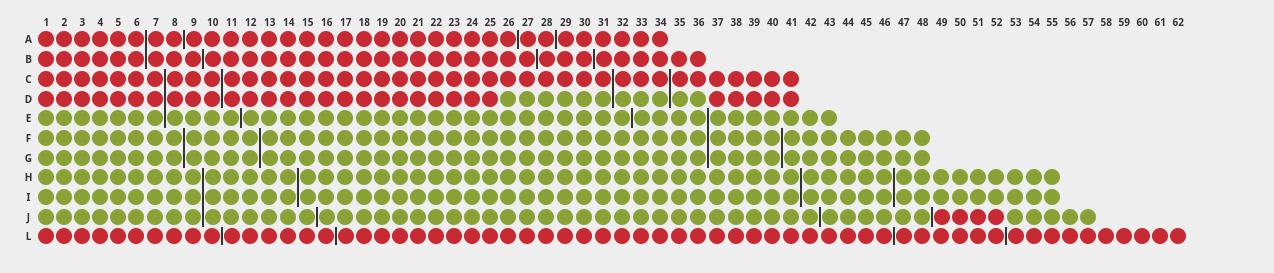
#> input picture data/Screenshot_2022-03-17_12-20-42.png, 1274 x 273 px; its folder holds only this picture in this run
$ python main.py
#> lines starting #> are read from the running program, lines starting #| are printed output that depends on the picture
### detect_circles.py
import cv2
import numpy as np

def detect_circles(image):

#> called with image = 'Screenshot_2022-03-17_12-20-42.png'
    img = cv2.imread("data/" + image, 0)
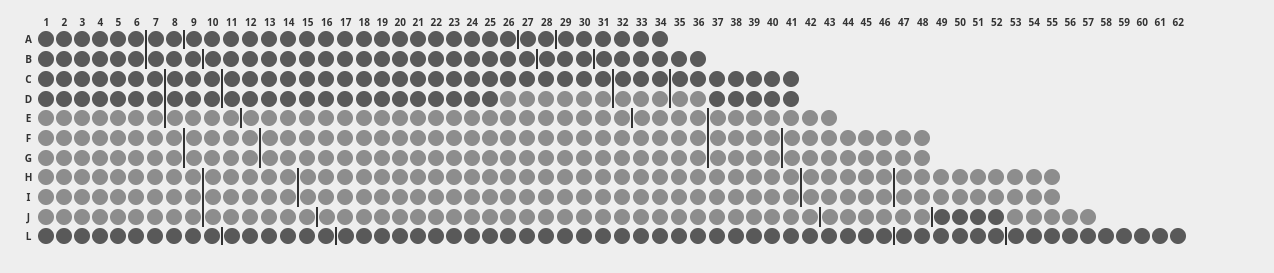
#> img: shape (273, 1274); min 51, max 238, mean 200.3
    cimg = cv2.cvtColor(img,cv2.COLOR_GRAY2BGR)

    circles = cv2.HoughCircles(img,cv2.HOUGH_GRADIENT,1,5,
                            param1=118,param2=8,minRadius=8,maxRadius=10)
#> circles = 520 rows, first 8: [45.5, 38.5, 8.2], [45.5, 58.5, 8.2], [45.5, 78.5, 8.2], [45.5, 98.5, 8.2], [45.5, 117.5, 8.2], [45.5, 137.5, 8.2], [45.5, 157.5, 8.2], [45.5, 176.5, 8.2]

    circles = np.uint16(np.around(circles))
#> circles = 520 rows, first 8: [46, 38, 8], [46, 58, 8], [46, 78, 8], [46, 98, 8], [46, 118, 8], [46, 138, 8], [46, 158, 8], [46, 176, 8]
    print(circles[0,:])
#> (printed output is left out)
    for i in circles[0,:]:
    # draw the outer circle
        cv2.circle(cimg,(i[0],i[1]),i[2],(0,255,0),1)
        # draw the center of the circle
        cv2.circle(cimg,(i[0],i[1]),2,(0,0,255),1)
#> this loop made 520 passes
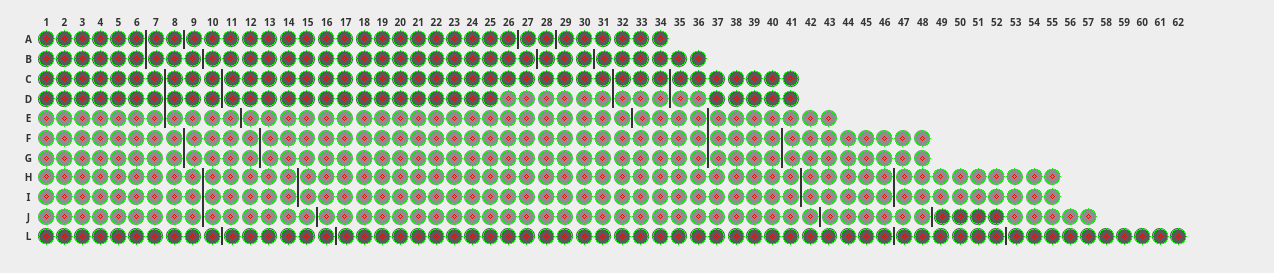
#> cimg: shape (273, 1274, 3); mean B, G, R 189.2, 206, 192.2

    #cv2.imshow('detected circles',cimg)
    cv2.imwrite("output/" + image + ".png", cimg)
    #cv2.waitKey(0)
    #cv2.destroyAllWindows()

    return circles.shape[1]

### main.py
import detect_circles as dc
import os


if __name__ == "__main__":

    data_folder = "data/"
    total_count = 0
    images = os.listdir(data_folder)

    for image in images:

        count_image = dc.detect_circles(image = image)
#> count_image = 520
        total_count += count_image
#> total_count = 520
    print(total_count)
#| 520

$ run again, on data/Screenshot_2022-03-17_12-21-27.png
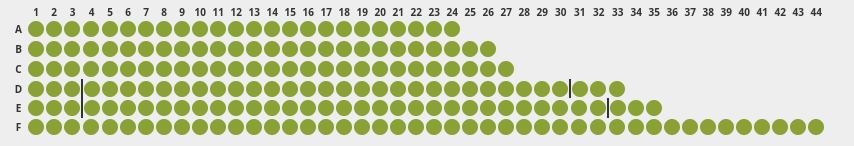
#> input picture data/Screenshot_2022-03-17_12-21-27.png, 854 x 146 px
#> in detect_circles, `img = cv2.imread("data/" + image, 0)`:
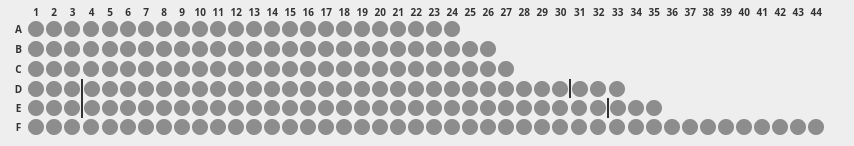
#> img: shape (146, 854); min 51, max 238, mean 205.6
#> in detect_circles, `circles = cv2.HoughCircles(img,cv2.HOUGH_GRADIENT,1,5, param1=118,para..`: circles = 190 rows, first 8: [35.5, 28.5, 8.2], [35.5, 48.5, 8.2], [35.5, 68.5, 8.2], [35.5, 88.5, 8.2], [35.5, 107.5, 8.2], [35.5, 126.5, 8.2], [53.5, 28.5, 8.2], [53.5, 48.5, 8.2]
#> in detect_circles, `circles = np.uint16(np.around(circles))`: circles = 190 rows, first 8: [36, 28, 8], [36, 48, 8], [36, 68, 8], [36, 88, 8], [36, 108, 8], [36, 126, 8], [54, 28, 8], [54, 48, 8]
#> (printed output is left out)
#> the loop in detect_circles, `for i in circles[0,:]:` made 190 passes
#> after the loop in detect_circles, `for i in circles[0,:]:`:
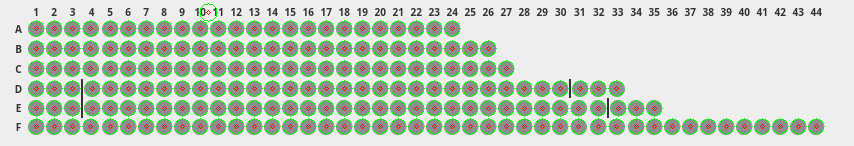
#> cimg: shape (146, 854, 3); mean B, G, R 192.9, 210, 196
#| 190

$ run again, on data/Screenshot_2022-03-17_12-21-38.png
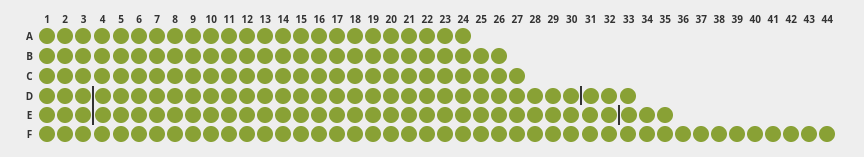
#> input picture data/Screenshot_2022-03-17_12-21-38.png, 864 x 157 px
#> in detect_circles, `img = cv2.imread("data/" + image, 0)`:
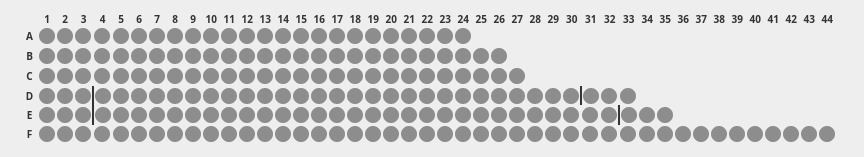
#> img: shape (157, 864); min 51, max 238, mean 208.2
#> in detect_circles, `circles = cv2.HoughCircles(img,cv2.HOUGH_GRADIENT,1,5, param1=118,para..`: circles = 190 rows, first 8: [46.5, 35.5, 8.2], [46.5, 55.5, 8.2], [46.5, 75.5, 8.2], [46.5, 95.5, 8.2], [46.5, 114.5, 8.2], [46.5, 133.5, 8.2], [64.5, 35.5, 8.2], [64.5, 55.5, 8.2]
#> in detect_circles, `circles = np.uint16(np.around(circles))`: circles = 190 rows, first 8: [46, 36, 8], [46, 56, 8], [46, 76, 8], [46, 96, 8], [46, 114, 8], [46, 134, 8], [64, 36, 8], [64, 56, 8]
#> (printed output is left out)
#> the loop in detect_circles, `for i in circles[0,:]:` made 190 passes
#> after the loop in detect_circles, `for i in circles[0,:]:`:
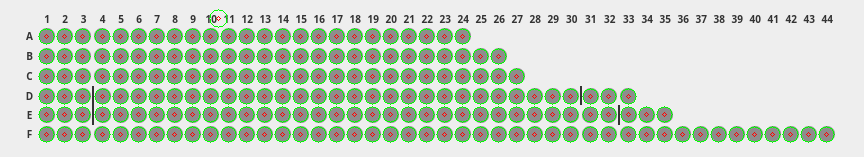
#> cimg: shape (157, 864, 3); mean B, G, R 196.6, 212.3, 199.4
#| 190

$ run again, on data/Screenshot_2022-03-17_12-21-51.png
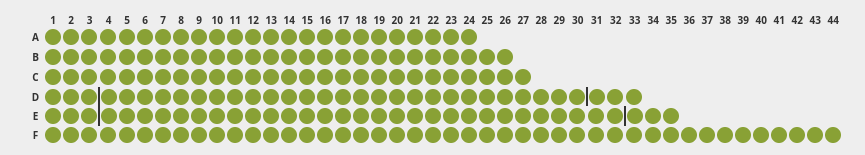
#> input picture data/Screenshot_2022-03-17_12-21-51.png, 865 x 155 px
#> in detect_circles, `img = cv2.imread("data/" + image, 0)`:
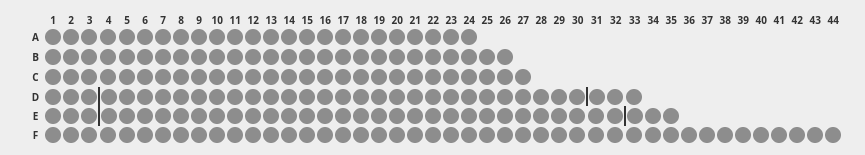
#> img: shape (155, 865); min 51, max 238, mean 207.9
#> in detect_circles, `circles = cv2.HoughCircles(img,cv2.HOUGH_GRADIENT,1,5, param1=118,para..`: circles = 190 rows, first 8: [52.5, 36.5, 8.2], [52.5, 56.5, 8.2], [52.5, 76.5, 8.2], [52.5, 96.5, 8.2], [52.5, 115.5, 8.2], [52.5, 134.5, 8.2], [70.5, 36.5, 8.2], [70.5, 56.5, 8.2]
#> in detect_circles, `circles = np.uint16(np.around(circles))`: circles = 190 rows, first 8: [52, 36, 8], [52, 56, 8], [52, 76, 8], [52, 96, 8], [52, 116, 8], [52, 134, 8], [70, 36, 8], [70, 56, 8]
#> (printed output is left out)
#> the loop in detect_circles, `for i in circles[0,:]:` made 190 passes
#> after the loop in detect_circles, `for i in circles[0,:]:`:
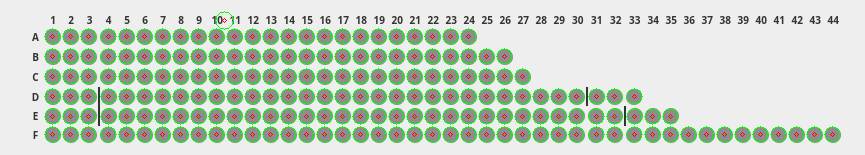
#> cimg: shape (155, 865, 3); mean B, G, R 196.1, 212, 199
#| 190

$ run again, on data/Screenshot_2022-03-17_12-20-55.png
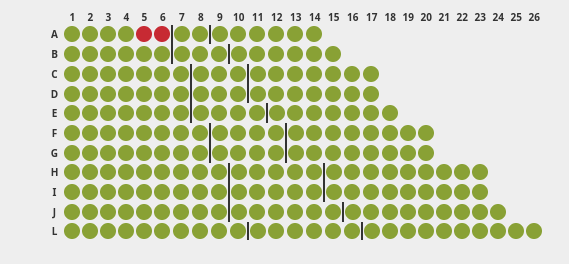
#> input picture data/Screenshot_2022-03-17_12-20-55.png, 569 x 264 px
#> in detect_circles, `img = cv2.imread("data/" + image, 0)`:
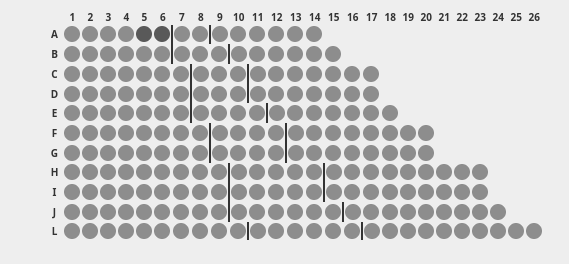
#> img: shape (264, 569); min 51, max 238, mean 207.3
#> in detect_circles, `circles = cv2.HoughCircles(img,cv2.HOUGH_GRADIENT,1,5, param1=118,para..`: circles = 217 rows, first 8: [71.5, 33.5, 8.2], [71.5, 53.5, 8.2], [71.5, 73.5, 8.2], [71.5, 93.5, 8.2], [71.5, 112.5, 8.2], [71.5, 132.5, 8.2], [71.5, 152.5, 8.2], [71.5, 171.5, 8.2]
#> in detect_circles, `circles = np.uint16(np.around(circles))`: circles = 217 rows, first 8: [72, 34, 8], [72, 54, 8], [72, 74, 8], [72, 94, 8], [72, 112, 8], [72, 132, 8], [72, 152, 8], [72, 172, 8]
#> (printed output is left out)
#> the loop in detect_circles, `for i in circles[0,:]:` made 217 passes
#> after the loop in detect_circles, `for i in circles[0,:]:`:
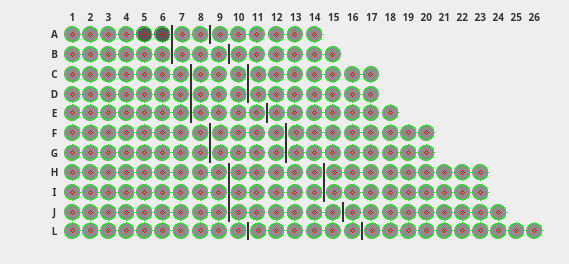
#> cimg: shape (264, 569, 3); mean B, G, R 195.3, 211.5, 198.3
#| 217
